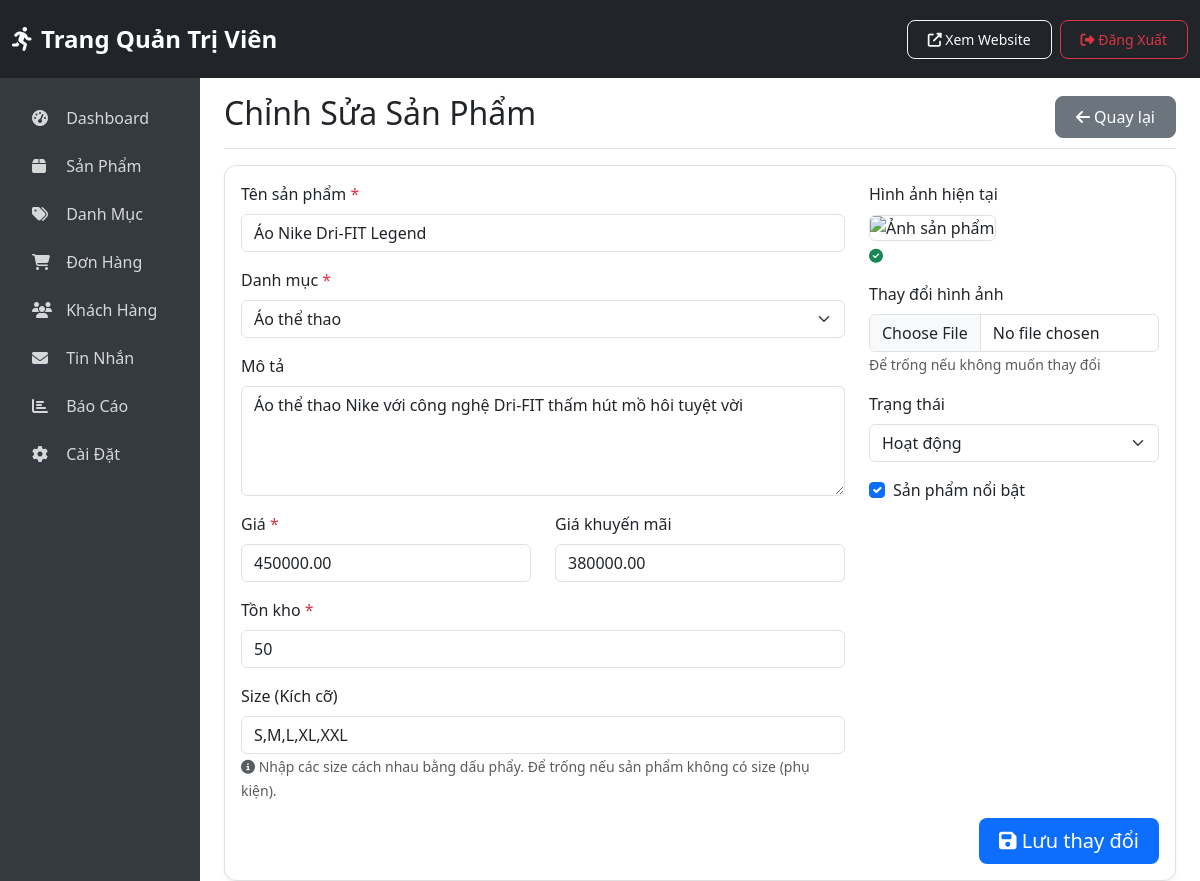
Screenshot of /admin/product-edit.php?id=1 (signed in) with the database file from the repository.
### tables this page shows
CREATE TABLE `products` (
  `id` int(11) NOT NULL AUTO_INCREMENT,
  `category_id` int(11) NOT NULL,
  `name` varchar(200) NOT NULL,
  `slug` varchar(200) NOT NULL,
  `description` text DEFAULT NULL,
  `price` decimal(10,2) NOT NULL,
  `sale_price` decimal(10,2) DEFAULT NULL,
  `stock` int(11) DEFAULT 0,
  `sizes` varchar(100) DEFAULT NULL,
  `image` varchar(255) DEFAULT NULL,
  `is_featured` tinyint(1) DEFAULT 0,
  `status` enum('active','inactive') DEFAULT 'active',
  `created_at` timestamp NOT NULL DEFAULT current_timestamp(),
  PRIMARY KEY (`id`),
  UNIQUE KEY `slug` (`slug`),
  KEY `category_id` (`category_id`),
  CONSTRAINT `products_ibfk_1` FOREIGN KEY (`category_id`) REFERENCES `categories` (`id`) ON DELETE CASCADE
);

CREATE TABLE `categories` (
  `id` int(11) NOT NULL AUTO_INCREMENT,
  `name` varchar(100) NOT NULL,
  `slug` varchar(100) NOT NULL,
  `description` text DEFAULT NULL,
  `image` varchar(255) DEFAULT NULL,
  `status` enum('active','inactive') DEFAULT 'active',
  `created_at` timestamp NOT NULL DEFAULT current_timestamp(),
  PRIMARY KEY (`id`),
  UNIQUE KEY `slug` (`slug`)
);

### includes/functions.php (called while the page is built, shortened)
<?php
function getCategories($conn) {
    $sql = "SELECT * FROM categories ORDER BY name";
    $result = $conn->query($sql);
    return $result->fetch_all(MYSQLI_ASSOC);
}
function getProductById($conn, $id) {
    $sql = "SELECT p.*, c.name as category_name
            FROM products p
            JOIN categories c ON p.category_id = c.id
            WHERE p.id = ?";
    $stmt = $conn->prepare($sql);
    $stmt->bind_param("i", $id);
    $stmt->execute();
    return $stmt->get_result()->fetch_assoc();
}
?>

### admin/product-edit.php (the view, shortened to what this page needs)
<?php
require_once '../config/database.php';
require_once '../includes/functions.php';
$id = $_GET['id'] ?? null;
$product = getProductById($conn, $id);
$categories = getCategories($conn);
?>
<!DOCTYPE html>
<html lang="vi">
<head>
    <link href="https://cdn.jsdelivr.net/npm/bootstrap@5.3.0/dist/css/bootstrap.min.css" rel="stylesheet">
    <link rel="stylesheet" href="https://cdnjs.cloudflare.com/ajax/libs/font-awesome/6.4.0/css/all.min.css">
    <link rel="stylesheet" href="../assets/css/style.css">
    <link rel="stylesheet" href="../assets/css/no-animation.css">
</head>
<body>
    <?php include 'includes/admin-header.php'; ?>
    <div class="container-fluid">
        <div class="row">
            <?php include 'includes/admin-sidebar.php'; ?>
            <main class="col-md-10 ms-sm-auto px-md-4">
                <div class="d-flex justify-content-between flex-wrap flex-md-nowrap align-items-center pt-3 pb-2 mb-3 border-bottom">
                    <h1 class="h2">Chỉnh Sửa Sản Phẩm</h1>
                    <?php
                    $back_url = 'products.php';
                    ?>
                    <a href="<?php echo $back_url; ?>" class="btn btn-secondary">
                        <i class="fas fa-arrow-left"></i> Quay lại
                    </a>
                </div>
                <div class="card">
                    <div class="card-body">
                        <form method="POST" enctype="multipart/form-data">
                            <div class="row">
                                <div class="col-md-8">
                                    <div class="mb-3">
                                        <label class="form-label">Tên sản phẩm <span class="text-danger">*</span></label>
                                        <input type="text" class="form-control" name="name" value="<?php echo htmlspecialchars($product['name']); ?>" required>
                                    </div>
                                    <div class="mb-3">
                                        <label class="form-label">Danh mục <span class="text-danger">*</span></label>
                                        <select class="form-select" name="category_id" required>
                                            <?php foreach ($categories as $cat): ?>
                                            <option value="<?php echo $cat['id']; ?>" <?php echo $product['category_id'] == $cat['id'] ? 'selected' : ''; ?>>
                                                <?php echo $cat['name']; ?>
                                            </option>
                                            <?php endforeach; ?>
                                        </select>
                                    </div>
                                    <div class="mb-3">
                                        <label class="form-label">Mô tả</label>
                                        <textarea class="form-control" name="description" rows="4"><?php echo htmlspecialchars($product['description']); ?></textarea>
                                    </div>
                                    <div class="row">
                                        <div class="col-md-6 mb-3">
                                            <label class="form-label">Giá <span class="text-danger">*</span></label>
                                            <input type="number" class="form-control" name="price" value="<?php echo $product['price']; ?>" required>
                                        </div>
                                        <div class="col-md-6 mb-3">
                                            <label class="form-label">Giá khuyến mãi</label>
                                            <input type="number" class="form-control" name="sale_price" value="<?php echo $product['sale_price']; ?>">
                                        </div>
                                    </div>
                                    <div class="mb-3">
                                        <label class="form-label">Tồn kho <span class="text-danger">*</span></label>
                                        <input type="number" class="form-control" name="stock" value="<?php echo $product['stock']; ?>" required>
                                    </div>
                                    <div class="mb-3">
                                        <label class="form-label">Size (Kích cỡ)</label>
                                        <input type="text" class="form-control" name="sizes" value="<?php echo htmlspecialchars($product['sizes'] ?? ''); ?>" placeholder="VD: S,M,L,XL hoặc 38,39,40,41,42,43">
                                        <small class="text-muted">
                                            <i class="fas fa-info-circle"></i> Nhập các size cách nhau bằng dấu phẩy.
                                            Để trống nếu sản phẩm không có size (phụ kiện).
                                        </small>
                                    </div>
                                </div>
                                <div class="col-md-4">
                                    <div class="mb-3">
                                        <label class="form-label">Hình ảnh hiện tại</label>
                                        <div class="mb-2">
                                            <?php
                                            $image_path = $product['image'];
                                            $possible_paths = [
                                                '../' . $image_path,
                                                $image_path,
                                                '../' . str_replace('../', '', $image_path)
                                            ];
                                            $found_image = null;
                                            foreach ($possible_paths as $path) {
                                                if (file_exists($path)) {
                                                    $found_image = $path;
                                                    break;
                                                }
                                            }
                                            if ($found_image):
                                            ?>
                                                <img src="<?php echo $found_image; ?>" class="img-fluid rounded border" style="max-height: 200px; width: 100%; object-fit: cover;" alt="Ảnh sản phẩm">
                                                <p class="text-muted small mt-1"><i class="fas fa-check-circle text-success"></i> <?php echo basename($image_path); ?></p>
                                            <?php endif; ?>
                                        </div>
                                        <label class="form-label">Thay đổi hình ảnh</label>
                                        <input type="file" class="form-control" name="image" accept="image/*" id="imageInput">
                                        <small class="text-muted">Để trống nếu không muốn thay đổi</small>
                                    </div>
                                    <div class="mb-3">
                                        <label class="form-label">Trạng thái</label>
                                        <select class="form-select" name="status">
                                            <option value="active" <?php echo $product['status'] === 'active' ? 'selected' : ''; ?>>Hoạt động</option>
                                        </select>
                                    </div>
                                    <div class="mb-3">
                                        <div class="form-check">
                                            <input class="form-check-input" type="checkbox" name="is_featured" id="is_featured"
                                                <?php echo $product['is_featured'] ? 'checked' : ''; ?>>
                                            <label class="form-check-label" for="is_featured">
                                                Sản phẩm nổi bật
                                            </label>
                                        </div>
                                    </div>
                                </div>
                            </div>
                            <div class="text-end">
                                <button type="submit" class="btn btn-primary btn-lg">
                                    <i class="fas fa-save"></i> Lưu thay đổi
                                </button>
                            </div>
                        </form>
                    </div>
                </div>
            </main>
        </div>
    </div>
</body>
</html>

### assets/css/style.css (style rules this page uses)
:root { --primary-color: #0d6efd; --secondary-color: #6c757d; --success-color: #198754; --danger-color: #dc3545; }
body { font-family: 'Segoe UI', Tahoma, Geneva, Verdana, sans-serif; min-height: 100vh; display: flex; flex-direction: column; }
.btn { border-radius: 8px; padding: 8px 20px; font-weight: 500; transition: all 0.3s ease; }
.btn-primary { background: var(--primary-color); border: none; }
.card { border-radius: 12px; border: 1px solid #e0e0e0; box-shadow: 0 2px 4px rgba(0, 0, 0, 0.05); }
* { animation-duration: 0s !important; animation-delay: 0s !important; }
*, *::before, *::after { animation: none !important; animation-duration: 0s !important; animation-delay: 0s !important; animation-iteration-count: 0 !important; }

### assets/css/no-animation.css (style rules this page uses)
*, *::before, *::after, html, body, div, span, a, button, input, select, textarea, table, tr, td, th { animation: none !important; animation-name: none !important; animation-duration: 0s !important; animation-delay: 0s !important; animation-iteration-count: 0 !important; animation-fill-mode: none !important; animation-play-state: paused !important; transition: none !important; transition-duration: 0s !important; transition-delay: 0s !important; }

### rows the page displays
products: name "Áo Nike Dri-FIT Legend", category_id "Áo thể thao", description "Áo thể thao Nike với công nghệ Dri-FIT thấm hút mồ hôi tuyệt vời", price "450000.00", sale_price "380000.00", stock "50", sizes "S,M,L,XL,XXL", status "Hoạt động", is_featured "☑"
